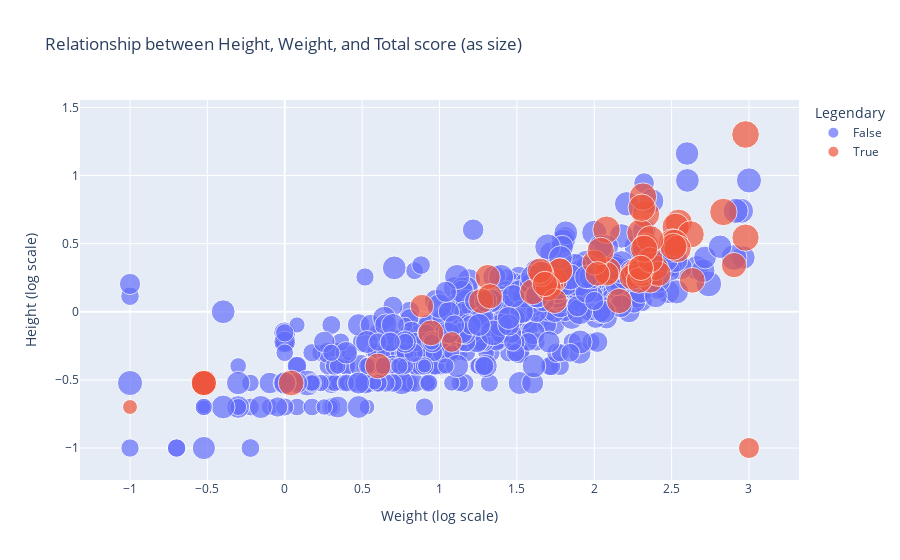

Notebook code cell kept with this figure:
### Markdown cell above
# Is the size related to overall strength?

### Code cell
weight_log = np.log10(pokedex['Weight (kg)'])
height_log = np.log10(pokedex['Height (m)'])
fig = px.scatter(pokedex, x = weight_log, y = height_log, color= "Legendary", size = "Total",
                 hover_data = ['Name', 'Weight (kg)', 'Height (m)'], 
                 labels = {'x':'Weight (log scale)', 'y':'Height (log scale)'},
                title = "Relationship between Height, Weight, and Total score (as size)")
fig.update_layout(
    hoverlabel=dict(
        font_color="white"
    )
)
fig.show()

fig.write_image("./images/weight_height_total.jpeg")
fig.write_html("./images/weight_height_total.html")

### Figure 1 — Plotly figure (JSON) as saved in the notebook; plotly's stock layout.template omitted (floating-point values rounded to 4 significant figures; data arrays with more than 128 entries replaced by an {"elided": "..."} marker saying what was removed)
{"data": [{"customdata": {"elided": "827x3 mixed values"}, "hovertemplate": "Legendary=False<br>Weight (log scale)=%{x}<br>Height (log scale)=%{y}<br>Total=%{marker.size}<br>Name=%{customdata[0]}<br>Weight (kg)=%{customdata[1]}<br>Height (m)=%{customdata[2]}<extra></extra>", "legendgroup": "False", "marker": {"color": "#636efa", "size": {"elided": "827 int values"}, "sizemode": "area", "sizeref": 1.8, "symbol": "circle"}, "mode": "markers", "name": "False", "orientation": "v", "showlegend": true, "type": "scatter", "x": {"elided": "827 float values"}, "xaxis": "x", "y": {"elided": "827 float values"}, "yaxis": "y"}, {"customdata": {"elided": "61x3 mixed values"}, "hovertemplate": "Legendary=True<br>Weight (log scale)=%{x}<br>Height (log scale)=%{y}<br>Total=%{marker.size}<br>Name=%{customdata[0]}<br>Weight (kg)=%{customdata[1]}<br>Height (m)=%{customdata[2]}<extra></extra>", "legendgroup": "True", "marker": {"color": "#EF553B", "size": [580, 580, 580, 680, 580, 580, 580, 680, 680, 580, 580, 580, 600, 600, 670, 670, 680, 600, 580, 580, 580, 680, 680, 600, 670, 600, 720, 600, 580, 580, 580, 680, 680, 660, 680, 680, 600, 600, 534, 570, 570, 570, 570, 570, 200, 400, 680, 680, 570, 600, 670, 670, 690, 385, 550, 580, 580, 580, 580, 500, 580], "sizemode": "area", "sizeref": 1.8, "symbol": "circle"}, "mode": "markers", "name": "True", "orientation": "v", "showlegend": true, "type": "scatter", "x": [1.744, 1.721, 1.778, 2.086, 2.25, 2.297, 2.272, 2.334, 2.299, 2.362, 2.243, 2.312, 1.602, 1.778, 2.547, 2.978, 2.315, 0.04139, -0.5229, -0.5229, -0.5229, 2.834, 2.526, 2.633, 2.623, 1.703, 2.505, 0.6021, 2.398, 2.415, 2.301, 2.519, 2.538, 2.512, 2.332, 2.307, 0.9445, 2.29, 2.081, 2.002, 1.312, 1.27, 1.658, 1.326, -1, 3.0, 2.362, 2.079, 1.744, 2.362, 2.041, 2.322, 2.978, 1.079, 2.021, 2.161, 2.301, 2.903, 1.648, 0.8865, 1.681], "xaxis": "x", "y": [0.2304, 0.2041, 0.301, 0.301, 0.2788, 0.3222, 0.301, 0.716, 0.5798, 0.2304, 0.2553, 0.2788, 0.1461, 0.301, 0.6532, 0.5441, 0.8451, -0.5229, -0.5229, -0.5229, -0.5229, 0.7324, 0.6232, 0.2304, 0.5682, 0.1761, 0.5051, -0.3979, 0.3222, 0.2788, 0.301, 0.5051, 0.4624, 0.4771, 0.4771, 0.7634, -0.1549, 0.2304, 0.2788, 0.3617, 0.2553, 0.07918, 0.2788, 0.1139, -0.699, -1, 0.5315, 0.6021, 0.07918, 0.3802, 0.4472, 0.4624, 1.301, -0.2218, 0.2788, 0.07918, 0.3222, 0.3424, 0.301, 0.04139, 0.2041], "yaxis": "y"}], "layout": {"hoverlabel": {"font": {"color": "white"}}, "legend": {"itemsizing": "constant", "title": {"text": "Legendary"}, "tracegroupgap": 0}, "title": {"text": "Relationship between Height, Weight, and Total score (as size)"}, "xaxis": {"anchor": "y", "domain": [0, 1], "title": {"text": "Weight (log scale)"}}, "yaxis": {"anchor": "x", "domain": [0, 1], "title": {"text": "Height (log scale)"}}}}
